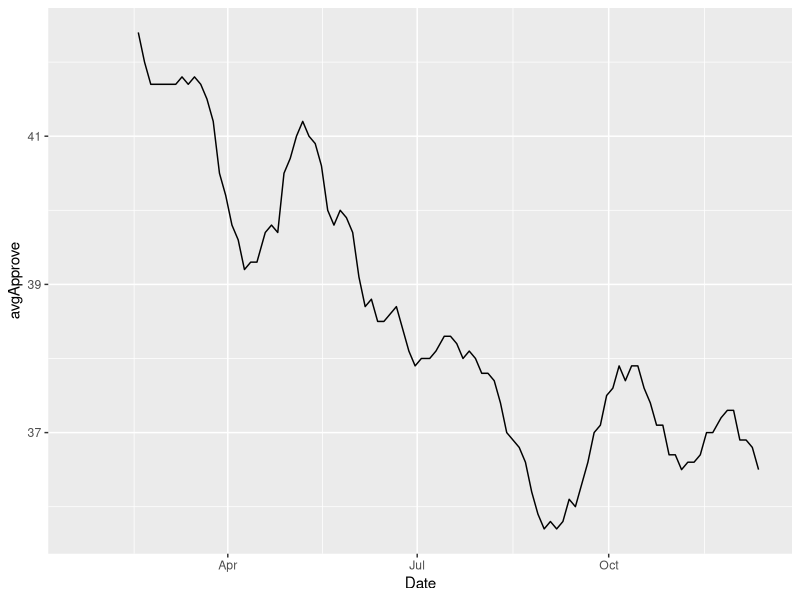
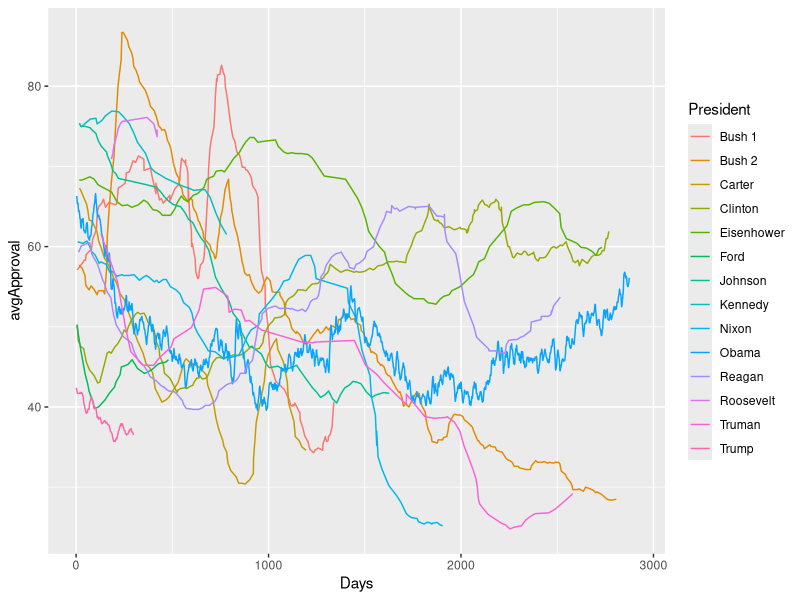

The R script that drew these images, in order:
###############################################################################
# 
# author: Alexander C. Hungerford
# 
# course: Datacamp: Analyzing Election and Polling Data in R
# 
# date started: 03 October 2018
# 
# 
# 
# 
# Summary:
# 
# importing, filtering, grouping data
# moving averages
# date manipulation with lubridate
# 
# functions: rollmean(), pull(), ymd(), mdy(), dym()
# 
# 
# 
# 
# 
###############################################################################

# Importing the necessary libraries
library(dplyr)     # for working with data
library(lubridate) # for working with dates
library(zoo)       # for working with dates
library(ggplot2)   # for visualizations


# Importing data. All presidential approval polls from Gallup.
gallup <- read.csv("gallup approval polls.csv", header = TRUE)
head(gallup)


# Select the President, Date, and Approve columns. Filter "Trump" only.
Trump_Approval <- select(gallup, President, Date, Approve) %>%
  filter(President == "Trump")

# show Trump_Approval
head(Trump_Approval)

# get a vector of Trump's approval ratings
Trump_Approval_vector <-pull(Trump_Approval, Approve)


# Group data by president, get average approval ratings for each president
mean.approval.by.president <- gallup %>% 
  group_by(President) %>%
  summarize(meanApproval = mean(Approve))

# show data
mean.approval.by.president


# get a 10-poll moving average of Trump's approval ratings
Trump_Approval %>%
  mutate(Month = months(mdy(Date))) %>%
  group_by(Month) %>%
  summarize(Approve = mean(Approve))

# Save Donald Trump's approval polling chronologically for time series analysis
Trump_Approval_timeSeries <- select(gallup, President, Date, Approve) %>%
  filter(President == "Trump") %>%
  mutate(Date = mdy(Date)) %>%
  arrange(Date)

# view it
head(Trump_Approval_timeSeries)

# use rollmean() to get a moving average of the last 10 polls
movAvg_Trump <- Trump_Approval_timeSeries %>%
  mutate(avgApprove = rollmean(Approve, 10, na.pad = TRUE, align = "right"))

# plot the moving average
ggplot(movAvg_Trump, aes(x = Date, y = avgApprove)) +
  geom_line()


# Now plot every president's approval using moving averages
allApproval <- gallup %>%
  group_by(President) %>%
  mutate(avgApproval =
           rollmean(Approve, 10, na.pad = TRUE, align = "right"))

ggplot(allApproval, aes(x = Days, y = avgApproval, col = President)) +
  geom_line()


############################# NOTES ###########################################

# ------------------------------------------------------- Formatting dates in R
# library(lubridate)

# Universal format: "2018-01-01"
# Excel format:       "01/01/18"

# ymd()
# date <- ymd("2018-01-01")
#   month(date) # Equal to 1
#   month(date,label = T) # Equal to "Jan"



# ------------------------------------------------------------- Moving Averages
# library(zoo)

# arrange the data chronologically
# then average the most recent x-number of polls, then do next row

# rollmean(column, x-observations,
#          whether or not to fill the columns with NA,
#          whether or not to avg up or down the dataframe vector i.e. leading or lagging observations)
Trump_Approval %>%
  mutate(avgApprove = rollmean(Approve, 10, na.pad = TRUE, align = "right"))

x <- c(1, 1, 1, 1, 1, 2, 2, 2, 2, 2)

# moving average - align right
rollmean(x, 5, na.pad = TRUE, align = "right")
# moves across vector to the right (down the vector)


# moving average - align left
rollmean(x, 5, na.pad = TRUE, align = "left")
# moves across vector to the left (up the vector)



